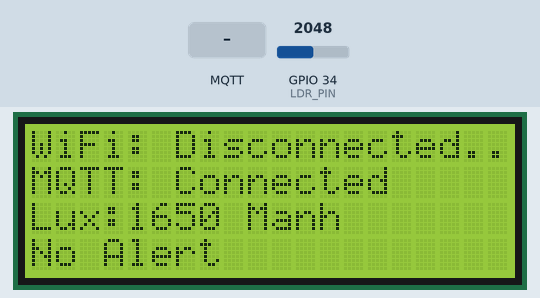
Recording of a sketch running on a simulated ESP32. On the bench: 20×4 character LCD. The inputs (shaded band) are chosen by the test bench; at power-on: GPIO 34 (LDR_PIN) = 2048. WiFi joins after 1.5 s; servers stay silent unless stated; no MQTT or app messages arrive unless stated.

Above: at 1.3 s.
1.4 s: GPIO 34 (LDR_PIN) set to 1307
At 3.2 s:
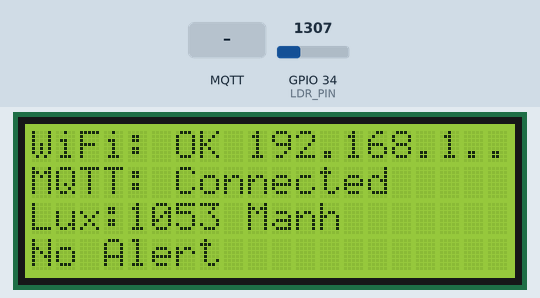
3.5 s: GPIO 34 (LDR_PIN) set to 1203
At 4.9 s:
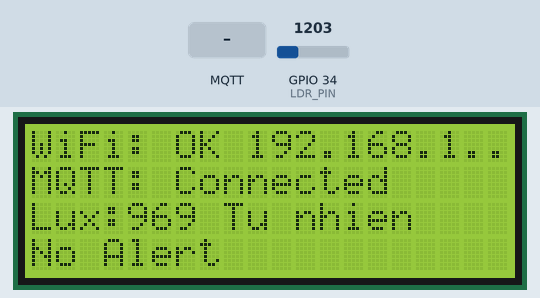
7.7 s: MQTT message "1" arrives on the first subscribed topic
At 9.0 s:
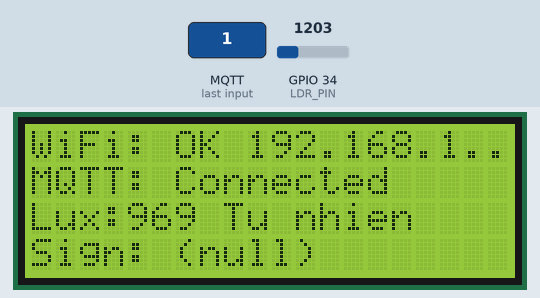
10.9 s: GPIO 34 (LDR_PIN) set to 685
At 12.4 s:
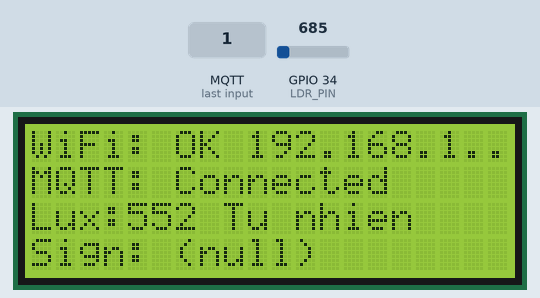
13.0 s: GPIO 34 (LDR_PIN) set to 586
At 14.5 s:
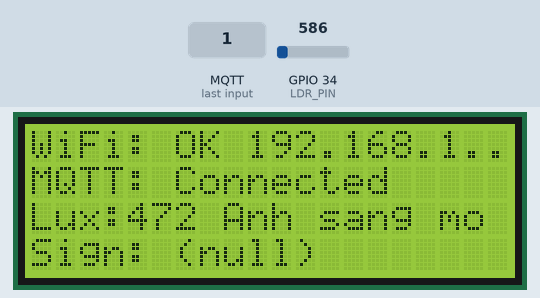
17.2 s: GPIO 34 (LDR_PIN) set to 66
At 18.7 s:
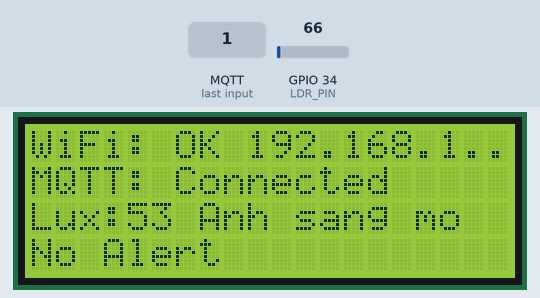
21.4 s: GPIO 34 (LDR_PIN) set to 58
Timing chart, 0 to 24.4 s (numbered marks = the images above; inputs shaded):
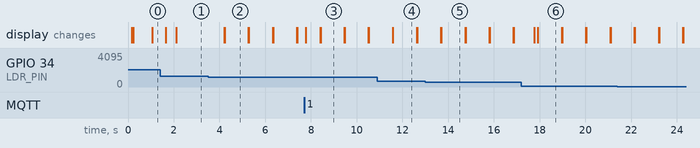

The sketch:

sketch.ino
```cpp
#include <WiFi.h>
#include <PubSubClient.h>
#include <LiquidCrystal_I2C.h>
#include <ArduinoJson.h>

// ================= WIFI & MQTT =================
#define WIFI_SSID     "Wokwi-GUEST"
#define WIFI_PASSWORD ""

#define MQTT_SERVER   "broker.emqx.io"
#define MQTT_PORT     1883
#define MQTT_SUB_TOPIC "esp32/traffic/sign"
// publish topics for individual sensors
#define MQTT_PUB_TOPIC_LUX "esp32/sensor/lux"
#define MQTT_PUB_TOPIC_TEMP "esp32/sensor/temp"  // example additional sensor

// ================= HARDWARE ====================
#define LDR_PIN 34
LiquidCrystal_I2C lcd(0x27, 20, 4);
WiFiClient espClient;
PubSubClient client(espClient);

// ================= GLOBALS =====================
char currentAlert[21] = "No Alert";
unsigned long lastLuxUpdate = 0;
unsigned long alertStartTime = 0;

// ================= MQTT CALLBACK ================
void callback(char* topic, byte* payload, unsigned int length) {
  StaticJsonDocument<200> doc;
  deserializeJson(doc, payload, length);

  const char* name = doc["name"];
  // Format: "Alert: [Sign Name]"
  snprintf(currentAlert, sizeof(currentAlert), "Sign: %s", name);
  alertStartTime = millis();

  // Update line 4 immediately
  lcd.setCursor(0, 3);
  lcd.print("                    "); // Clear line
  lcd.setCursor(0, 3);
  lcd.print(currentAlert);
}

// ================= FUNCTIONS ====================
void updateWiFiStatus() {
  lcd.setCursor(0, 0);
  if (WiFi.status() == WL_CONNECTED) {
    lcd.print("WiFi: OK ");
    lcd.print(WiFi.localIP().toString().substring(0, 10)); // Show part of IP
  } else {
    lcd.print("WiFi: Disconnected");
  }
}

void updateMQTTStatus() {
  lcd.setCursor(0, 1);
  if (client.connected()) {
    lcd.print("MQTT: Connected   ");
  } else {
    lcd.print("MQTT: Connecting...");
  }
}

void connectWiFi() {
  WiFi.begin(WIFI_SSID, WIFI_PASSWORD);
  updateWiFiStatus();
}

void connectMQTT() {
  client.setServer(MQTT_SERVER, MQTT_PORT);
  client.setCallback(callback);
  if (!client.connected()) {
    if (client.connect("ESP32_AIoT_Client")) {
      client.subscribe(MQTT_SUB_TOPIC);
    }
  }
  updateMQTTStatus();
}

float readLux() {
  int adcValue = analogRead(LDR_PIN);
  return (adcValue * 3.3 / 4095.0) * 1000;
}

String classifyLux(float lux) {
  if (lux < 10) return "Rat toi";
  if (lux < 50) return "Anh sang yeu";
  if (lux < 500) return "Anh sang mo";
  if (lux < 1000) return "Tu nhien";
  return "Manh";
}

// helper that publishes a float value as a string to a given topic
void publishSensor(const char* topic, float value) {
  if (client.connected()) {
    char buf[32];
    snprintf(buf, sizeof(buf), "%.2f", value);
    client.publish(topic, buf);
  }
}

// ================= MAIN ====================
void setup() {
  pinMode(LDR_PIN, INPUT);
  lcd.init();
  lcd.backlight();

  lcd.setCursor(0, 0);
  lcd.print("AIoT System Start...");

  connectWiFi();
  connectMQTT();
}

void loop() {
  // 1. Maintain Connection
  if (WiFi.status() != WL_CONNECTED) {
    connectWiFi();
  }
  if (!client.connected()) {
    connectMQTT();
  }
  client.loop();

  // 2. Persistent Status Lines (Every loop or less frequently)
  updateWiFiStatus();
  updateMQTTStatus();

  // 3. Line 3: Sensor Data (Every 1s)
  if (millis() - lastLuxUpdate > 1000) {
    float lux = readLux();
    String level = classifyLux(lux);

    lcd.setCursor(0, 2);
    lcd.print("Lux:");
    lcd.print(lux, 0);
    lcd.print(" ");
    lcd.print(level);
    lcd.print("      "); // Clear remaining

    // publish each measurement to its own topic
    publishSensor(MQTT_PUB_TOPIC_LUX, lux);
    // if you had other sensors you would call publishSensor with different topics
    // float temp = readTemp();
    // publishSensor(MQTT_PUB_TOPIC_TEMP, temp);

    lastLuxUpdate = millis();
  }

  // 4. Line 4: Alert Timeout logic (Clear after 10s if needed)
  if (alertStartTime > 0 && (millis() - alertStartTime > 10000)) {
    strcpy(currentAlert, "No Alert");
    alertStartTime = 0;
    lcd.setCursor(0, 3);
    lcd.print("                    ");
    lcd.setCursor(0, 3);
    lcd.print(currentAlert);
  } else if (alertStartTime == 0) {
    lcd.setCursor(0, 3);
    lcd.print("No Alert            ");
  }
}
```

Measured:
- the behaviour switches between 1241 and 1240 on GPIO 34 (LDR_PIN) (found by bisection; images 1 and 2)
- the behaviour switches between 621 and 620 on GPIO 34 (LDR_PIN) (found by bisection; images 4 and 5)
- after the input at 1.4 s, the display: first differs from a run without the input after 0.70 s (image 1)
- after the input at 3.5 s, the display: first changes after 0.71 s (image 2 shows a later state)
- after the input at 7.7 s, the display: changes after 0.07 s (image 3)
- after the input at 10.9 s, the display: first changes after 0.67 s (image 4 shows a later state)
- after the input at 13.0 s, the display: first changes after 0.68 s (image 5 shows a later state)
